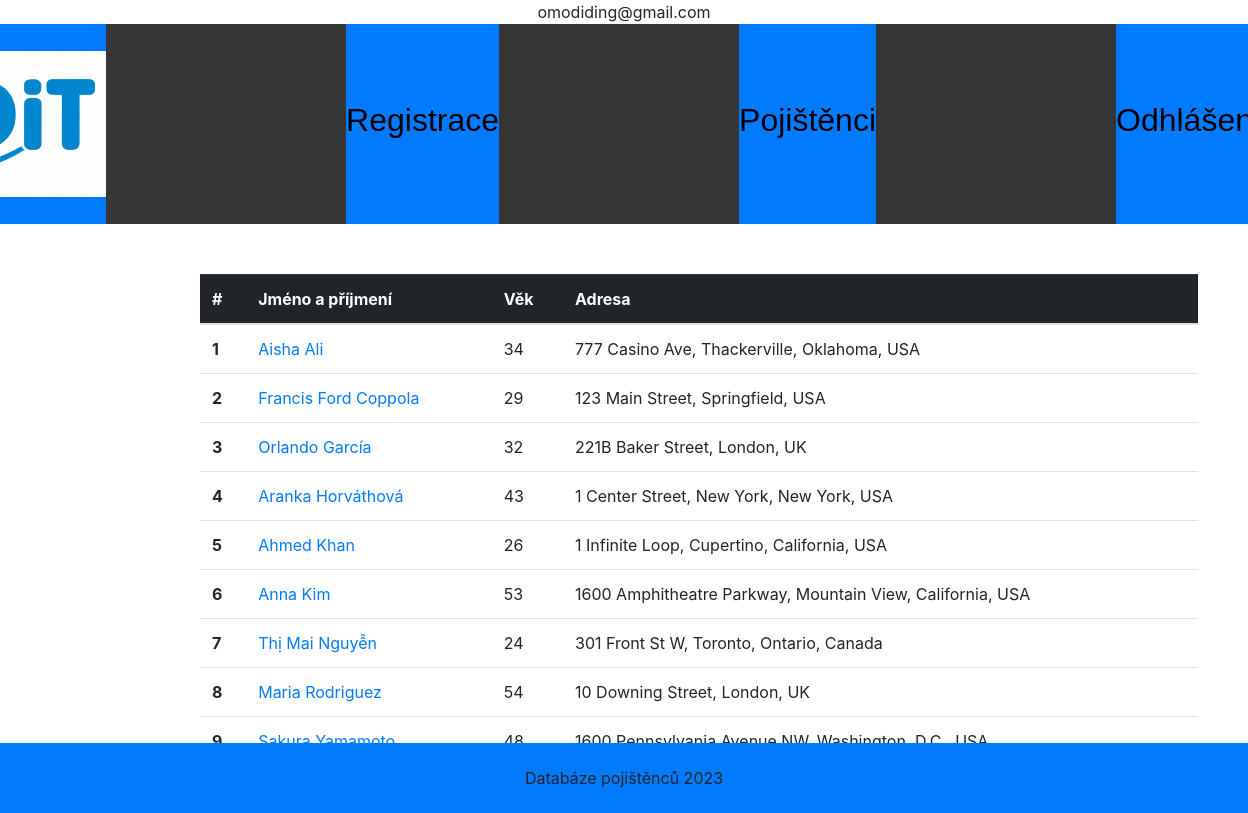
Screenshot of /databaze_pojistencu/pojistenec_index/ (signed in) with the database file from the repository.
### databaze_pojistencu/models.py (models this page shows, shortened)
class Uzivatel(AbstractBaseUser):
    email = models.EmailField(max_length = 300, unique=True)
    is_admin = models.BooleanField(default=False)
    class Meta:
        verbose_name = "uživatel"
        verbose_name_plural = "uživatelé"
    objects = UzivatelManager()
    USERNAME_FIELD = "email"

class Pojistenec(models.Model):
    jmeno = models.CharField(max_length=200, verbose_name="Jméno")
    prijmeni = models.CharField(max_length=180, verbose_name="Příjmení")
    vek = models.CharField(max_length=180, default='', verbose_name="Věk")
    adresa = models.CharField(max_length=180, default='', verbose_name="Adresa")
    pojisteni = models.ForeignKey(Pojisteni, on_delete=models.SET_NULL, null=True, verbose_name="Druh pojištění")
    detail_pojisteni = models.ManyToManyField(Detail_pojisteni)
    def __init__(self, *args, **kwargs):
        super(Pojistenec, self).__init__(*args, **kwargs)
    class Meta:
        verbose_name="Pojištěnec"
        verbose_name_plural="Pojištěnci"

### databaze_pojistencu/views.py (the view)
# urls.py: path("pojistenec_index/", views.PojistenecIndex.as_view(), name="pojistenec_index"),
class PojistenecIndex(generic.ListView):
    template_name = "databaze_pojistencu/pojistenec_index.html" # cesta k templatu ze složky templates (je možné sdílet mezi aplikacemi)
    context_object_name = "pojištěnci" # pod tímto jménem budeme volat list objektů v templatu
    def get_queryset(self):
        return Pojistenec.objects.all().order_by("prijmeni")

### databaze_pojistencu/templates/databaze_pojistencu/pojistenec_index.html
{% extends "base.html" %}
{% block content %}
<table class="table">
  <caption>Seznam pojištěnců</caption>
  <thead class="table-dark">
    <tr>
      <th scope="col">#</th>
      <th scope="col">Jméno a příjmení</th>
      <th scope="col"> </th>
      <th scope="col">Věk</th>
      <th scope="col">Adresa</th>
    </tr>
  </thead>
  <tbody>
    {% for pojistenec in pojištěnci %}
    <tr>
      <th scope="row">{{ forloop.counter }}</th>
      <td colspan="2"><a href="{% url "pojistenec_detail" pojistenec.id %}"><span>{{ pojistenec.jmeno }} {{ pojistenec.prijmeni }}</span></a></td>
      <td><a>{{ pojistenec.vek }}</a></td>
      <td><a>{{ pojistenec.adresa }}</a></td>
    </tr>
    {% endfor %}
  </tbody>
</table>
{% endblock %}

### databaze_pojistencu/templates/base.html (shortened to what this page needs)
<!DOCTYPE html>
<html lang="cs">
<head>
    {% load staticfiles %}
    <link rel="stylesheet" href={% static 'css/style.css' %} type="text/css">
    <link rel="stylesheet" href={% static 'css/bootstrap.min.css' %} type = "text/css"/>
</head>
<body>
    <div class="text-center">{{request.user.email}}</div>
    <nav>
        <div class="flex_box">
            <div class="nav_item"> <img src="{% static 'databaze_pojistencu/did.png' %}" alt="pismena" id="logo"></div>
			{% if user.is_admin %}<div class="nav_item"><a href={% url "novy_pojistenec" %}><h2>Registrace</h2></a></div>{% endif %}
            <div class="nav_item"> <a href={% url "pojistenec_index" %}><h2>Pojištěnci</h2></a></div>
            {% if user.is_authenticated %}<div class="nav_item"><a href={% url "logout" %}><h2>Odhlášení</h2></a></div>{% endif %}
        </div>
    </nav>
    <div class="content">
    {% block content %}
    {% endblock %}
    </div>
    <footer>
        Databáze pojištěnců 2023
    </footer>
</body>
</html>

### databaze_pojistencu/static/css/style.css (style rules this page uses)
html, body { width: 100%; height: 100%; margin: 0; }
nav { width: 100%; height: 200px; background-color: #363636; color: rgb(255, 255, 255); }
.flex_box { width: 100%; height: 100px; display: flex; justify-content: center; }
.flex_box a { font-family: "Helvetica", sans-serif; display: flex; justify-content: center; align-items: center; text-decoration: none; color: rgb(0, 0, 0); }
.nav_item { margin-left: 60px; margin-right: 180px; background-color: #007bff; height: 200px; display: flex; justify-content: center; align-items: center; color: rgb(0, 0, 0); font-family: system-ui, -apple-system, BlinkMacSystemFont, 'Segoe UI', Roboto, Oxygen, Ubuntu, Cantarell, 'Open Sans', 'Helvetica Neue', sans-serif; font-size: large; flex-grow: 1; }
.content { width: 80%; margin: auto; margin-top: 50px; margin-left: 200px; margin-bottom: 80px; }
footer { position: fixed; width: 100%; height: 70; background-color: #007bff; text-align: center; line-height: 70px; vertical-align: middle; bottom: 0; }

### rows the page displays
Uzivatel: user.email "omodiding@gmail.com"
Pojistenec: jmeno "Aisha", prijmeni "Ali", vek "34", adresa "777 Casino Ave, Thackerville, Oklahoma, USA"
Pojistenec: jmeno "Francis", prijmeni "Ford Coppola", vek "29", adresa "123 Main Street, Springfield, USA"
Pojistenec: jmeno "Orlando", prijmeni "García", vek "32", adresa "221B Baker Street, London, UK"
Pojistenec: jmeno "Aranka", prijmeni "Horváthová", vek "43", adresa "1 Center Street, New York, New York, USA"
Pojistenec: jmeno "Ahmed", prijmeni "Khan", vek "26", adresa "1 Infinite Loop, Cupertino, California, USA"
Pojistenec: jmeno "Anna", prijmeni "Kim", vek "53", adresa "1600 Amphitheatre Parkway, Mountain View, California, USA"
Pojistenec: jmeno "Thị Mai", prijmeni "Nguyễn", vek "24", adresa "301 Front St W, Toronto, Ontario, Canada"
Pojistenec: jmeno "Maria", prijmeni "Rodriguez", vek "54", adresa "10 Downing Street, London, UK"
Pojistenec: jmeno "Sakura", prijmeni "Yamamoto", vek "48", adresa "1600 Pennsylvania Avenue NW, Washington, D.C., USA"
